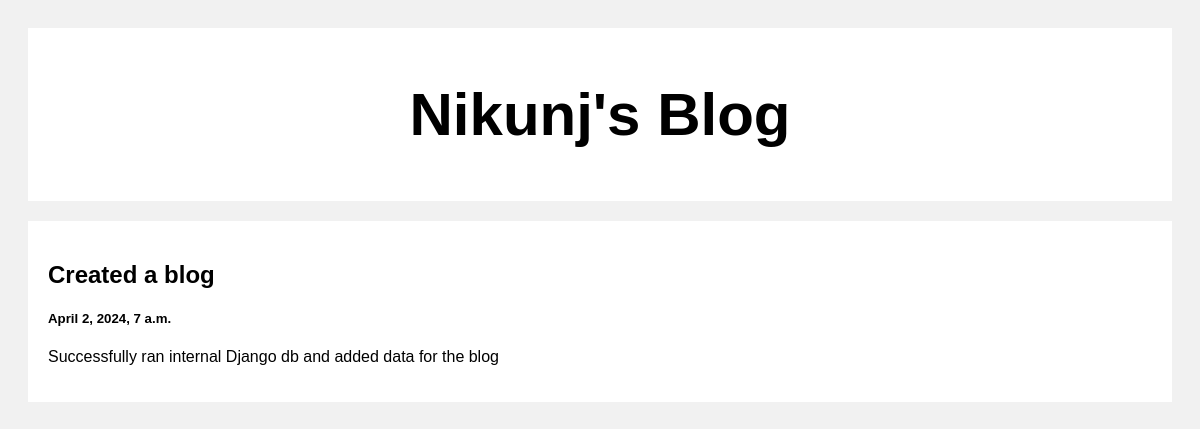
Before: / with the older database file.
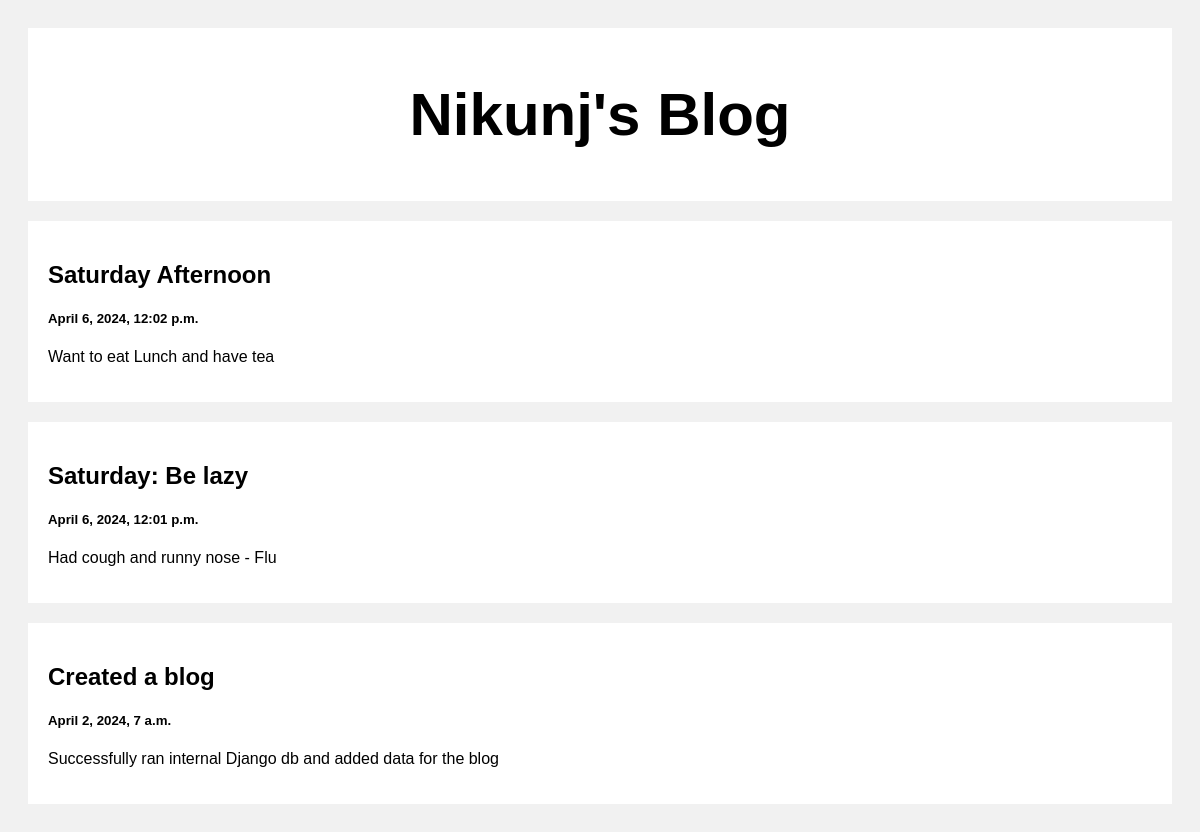
After: the same page with the newer database file.
### posts/models.py (models this page shows)
class Post(models.Model):
    title=models.CharField(max_length=100)
    description=models.CharField(max_length=100000000)
    created_date=models.DateTimeField(default=datetime.now, blank=True)

### posts/views.py (the view)
# urls.py: path('',views.index,name='index')
def index(request):
    posts=Post.objects.all()
    n=len(posts)
    return render(request,'index.html',{'posts': posts, 'length':n})

### templates/index.html (shortened to what this page needs)
<!DOCTYPE html>
<html>
<head>
</head>
<body>
<div class="header">
  <h2>Nikunj's Blog</h2>
</div>
<div class="row">
  <div class="leftcolumn">
    {% for post in posts reversed %}
    <div class="card">
      <a style="text-decoration: none; color: black;" href="/post/{{post.id}}">
        <h2>{{post.title}}</h2>
        <h5>{{post.created_date}}</h5>
        <p>{{post.description}}</p>
      </a>
    </div>
    {% endfor %}
  </div>
</div>
</body>
</html>

### templates/index.html (style rules this page uses)
* { box-sizing: border-box; }
body { font-family: Arial; padding: 20px; background: #f1f1f1; }
.header { padding: 2px; font-size: 40px; text-align: center; background: white; }
.leftcolumn { float: left; width: 100%; }
.card { background-color: white; padding: 20px; margin-top: 20px; }
.row:after { content: ""; display: table; clear: both; }

Changed rows visible on the page:
added Post: title "Saturday Afternoon", created_date "April 6, 2024, 12:02 p.m.", description "Want to eat Lunch and have tea"
added Post: title "Saturday: Be lazy", created_date "April 6, 2024, 12:01 p.m.", description "Had cough and runny nose - Flu"
